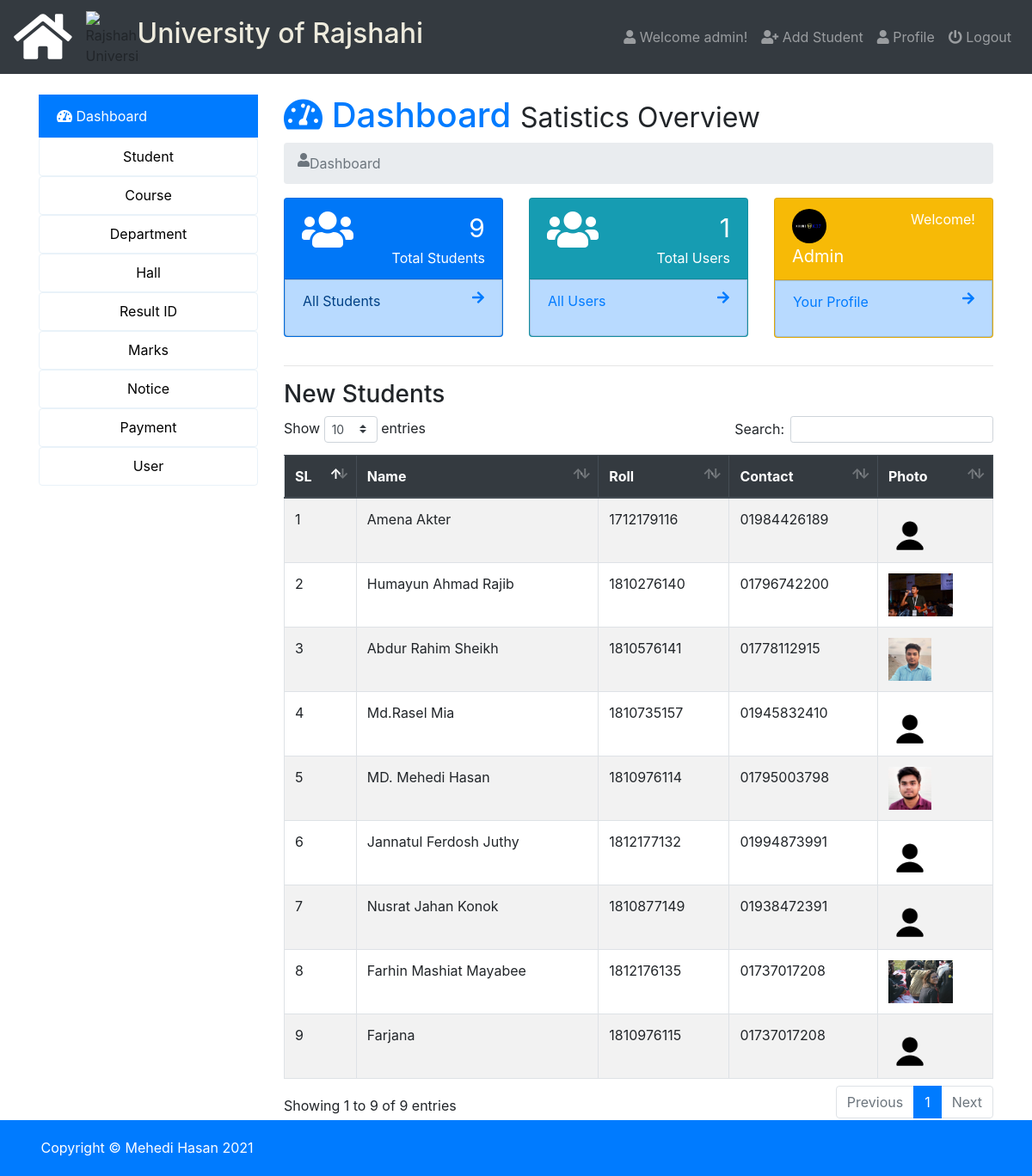
The page /admin/index.php (signed in) on the database its author committed.
### tables this page shows
CREATE TABLE `users` (
  `id` int(5) NOT NULL,
  `name` varchar(50) NOT NULL,
  `email` varchar(50) NOT NULL,
  `username` varchar(50) NOT NULL,
  `password` varchar(100) NOT NULL,
  `photo` varchar(50) NOT NULL,
  `status` varchar(12) NOT NULL,
  `datetime` timestamp NOT NULL DEFAULT CURRENT_TIMESTAMP
);

CREATE TABLE `about_me` (
  `about_me_id` int(20) NOT NULL,
  `roll_id` int(20) NOT NULL,
  `name` varchar(40) NOT NULL,
  `name_father` varchar(40) NOT NULL,
  `name_mother` varchar(40) NOT NULL,
  `number` varchar(20) NOT NULL,
  `blood_group` varchar(20) NOT NULL,
  `session` int(20) NOT NULL,
  `department_code` varchar(20) NOT NULL,
  `hall_code` varchar(10) NOT NULL,
  `gender` enum('Male','Female','Other''s') NOT NULL,
  `emergency_number` varchar(20) DEFAULT NULL,
  `emergency_number_holder` varchar(20) DEFAULT NULL,
  `photo` varchar(50) NOT NULL,
  `date_of_birth` date NOT NULL
);

### admin/dashboard.php (the view, shortened to what this page needs)
<h1><a href="index.php"><i class="fas fa-tachometer-alt"></i>  Dashboard</a> <small>Satistics Overview</small></h1>
<nav aria-label="breadcrumb">
  <ol class="breadcrumb">
     <li class="breadcrumb-item active" aria-current="page"><i class="fas fa-user"></i> Dashboard</li>
  </ol>
</nav>
<div class="row student">
  <div class="col-sm-4">
     <div class="card text-white bg-primary mb-3">
      <div class="card-header">
        <div class="row">
          <div class="col-sm-4">
            <i class="fa fa-users fa-3x"></i>
          </div>
          <div class="col-sm-8">
            <div class="float-sm-right">&nbsp;<span style="font-size: 30px"><?php $stu=mysqli_query($db_con,'SELECT * FROM `about_me`'); $stu= mysqli_num_rows($stu); echo $stu; ?></span></div>
            <div class="clearfix"></div>
            <div class="float-sm-right">Total Students</div>
          </div>
        </div>
      </div>
      <div class="list-group-item-primary list-group-item list-group-item-action">
        <div class="row">
          <div class="col-sm-8">
            <p class="">All Students</p>
          </div>
          <div class="col-sm-4">
            <a href="all-student.php"><i class="fa fa-arrow-right float-sm-right"></i></a>
          </div>
        </div>
      </div>
    </div>
  </div>
  <div class="col-sm-4">
     <div class="card text-white bg-info mb-3">
      <div class="card-header">
        <div class="row">
          <div class="col-sm-4">
            <i class="fa fa-users fa-3x"></i>
          </div>
          <div class="col-sm-8">
            <div class="float-sm-right">&nbsp;<span style="font-size: 30px"><?php $tusers=mysqli_query($db_con,'SELECT * FROM `users`'); $tusers= mysqli_num_rows($tusers); echo $tusers; ?></span></div>
            <div class="clearfix"></div>
            <div class="float-sm-right">Total Users</div>
          </div>
        </div>
      </div>
      <div class="list-group-item-primary list-group-item list-group-item-action">
         <a href="index.php?page=all-users">
        <div class="row">
          <div class="col-sm-8">
            <p class="">All Users</p>
          </div>
          <div class="col-sm-4">
           <i class="fa fa-arrow-right float-sm-right"></i>
          </div>
        </div>
        </a>
      </div>
    </div>
  </div>
  <div class="col-sm-4">
     <div class="card text-white bg-warning mb-3">
      <div class="card-header">
        <div class="row">
          <?php $usernameshow = $_SESSION['user_login']; $userspro = mysqli_query($db_con,"SELECT * FROM `users` WHERE `username`='$usernameshow';"); $userrow=mysqli_fetch_array($userspro); ?>
          <div class="col-sm-6">
            <img class="showimg" src="images/<?php echo $userrow['photo']; ?>">
            <div style="font-size: 20px"><?php echo ucwords($userrow['name']); ?></div>
          </div>
          <div class="col-sm-6">
            <div class="float-sm-right">Welcome!</div>
          </div>
        </div>
      </div>
      <div class="list-group-item-primary list-group-item list-group-item-action">
        <a href="index.php?page=user-profile">
        <div class="row">
          <div class="col-sm-8">
            <p class="">Your Profile</p>
          </div>
          <div class="col-sm-4">
            <i class="fa fa-arrow-right float-sm-right"></i>
          </div>
        </div>
        </a>
      </div>
    </div>
  </div>
</div>
<hr>
<h3>New Students</h3>
<table class="table  table-striped table-hover table-bordered" id="data">
  <thead class="thead-dark">
    <tr>
      <th scope="col">SL</th>
      <th scope="col">Name</th>
      <th scope="col">Roll</th>
      <th scope="col">Contact</th>
      <th scope="col">Photo</th>
    </tr>
  </thead>
  <tbody>
    <?php
      $query=mysqli_query($db_con,'SELECT * FROM `about_me` ORDER BY `about_me`.`about_me_id` ASC;');
      $i=1;
      while ($result = mysqli_fetch_array($query)) { ?>
      <tr>
        <?php
        echo '<td>'.$i.'</td>
          <td>'.ucwords($result['name']).'</td>
          <td>'.$result['roll_id'].'</td>
          <td>'.$result['number'].'</td>
          <td><img src="images/'.$result['photo'].'" height="50px"></td>';?>
      </tr>
     <?php $i++;} ?>
  </tbody>
</table>

### admin/index.php (shortened to what this page needs)
<?php require_once 'db_con.php';
?>
<!doctype html>
<html lang="en">
  <head>
    <link rel="stylesheet" href="../css/bootstrap.min.css">
    <link rel="stylesheet" href="../css/dataTables.bootstrap4.min.css">
    <link rel="stylesheet" href="../css/fontawesome.min.css">
    <link rel="stylesheet" href="../css/solid.min.css">
    <link rel="stylesheet" href="https://cdnjs.cloudflare.com/ajax/libs/animate.css/4.0.0/animate.min.css"/>
    <link rel="stylesheet" type="text/css" href="../css/style.css">
  </head>
  <body>
<nav class="navbar navbar-expand-lg navbar-dark bg-dark">
  <a class="navbar-brand" href="index.php"><i class="fas fa-home fa-3x"></i></a>
  <img src="../img/ru-logo.png" style="width: 60px;height: 60px;" alt="Rajshahi University">
  <h2 style="color: #eeebdd;">University of Rajshahi</h3>
  <div class="navbar-collapse collapse justify-content-end" id="navbarSupportedContent">
    <?php $showuser = $_SESSION['user_login']; $haha = mysqli_query($db_con,"SELECT * FROM `users` WHERE `username`='$showuser';"); $showrow=mysqli_fetch_array($haha); ?>
    <ul class="nav navbar-nav ">
      <li class="nav-item"><a class="nav-link" href="index.php?page=user-profile"><i class="fa fa-user"></i> Welcome <?php echo $showrow['name']; ?>!</a></li>
      <li class="nav-item"><a class="nav-link" href="index.php?page=add-student"><i class="fa fa-user-plus"></i> Add Student</a></li>
      <li class="nav-item"><a class="nav-link" href="index.php?page=user-profile"><i class="fa fa-user"></i> Profile</a></li>
      <li class="nav-item"><a class="nav-link" href="logout.php"><i class="fa fa-power-off"></i> Logout</a></li>
    </ul>
  </div>
</nav>
<br>
<div class="container">
    <div class="row">
        <div class="col-md-3">
            <div class="list-group">
                <div id="menu-content" class="menu-content collapse out">
                    <a href="index.php?page=dashboard" class="list-group-item list-group-item-action active"><i class="fas fa-tachometer-alt"></i> Dashboard</a>
                    <button  data-toggle="collapse" data-target="#student" class="dropbtn collapsed">Student</button>
                    <button  data-toggle="collapse" data-target="#course" class="dropbtn collapsed">Course</button>
                    <button  data-toggle="collapse" data-target="#department" class="dropbtn collapsed">Department</button>
                    <button  data-toggle="collapse" data-target="#hall" class="dropbtn collapsed">Hall</button>
                    <button  data-toggle="collapse" data-target="#result" class="dropbtn collapsed">Result ID</button>
                    <button  data-toggle="collapse" data-target="#mark" class="dropbtn collapsed">Marks</button>
                    <button  data-toggle="collapse" data-target="#notice" class="dropbtn collapsed">Notice</button>
                    <button  data-toggle="collapse" data-target="#payment" class="dropbtn collapsed">Payment</button>
                    <button  data-toggle="collapse" data-target="#user" class="dropbtn collapsed">User</button>
                </div>
            </div>
        </div>
        <div class="col-md-9">
             <div class="content">
                 <?php
                   if (isset($_GET['page'])) {
                    $page = $_GET['page'].'.php';
                    }else{
                      $page = 'dashboard.php';
                    }
                    if (file_exists($page)) {
                      require_once $page;
                    }else{
                      require_once '404.php';
                    }
                  ?>
             </div>
          </div>
        </div>
    </div>
    <footer>
      <div class="container">
      <p>Copyright &copy; Mehedi Hasan <?php echo date('Y') ?></p>
      </div>
    </footer>
  </body>
</html>

### css/style.css (style rules this page uses)
footer { background: #007BFF; color: #fff; padding: 20px 0px 5px 5px; }
img.showimg { border-radius: 50%; height: 40px; width: 40px; }

### admin/index.php (style rules this page uses)
.dropbtn { width:100%; height: 45px; border-style: ridge; line-height: 35px; padding: 0 12px; display: inline-block; border-radius: 4px; cursor: pointer; transition: all .1s; box-sizing: border-box; text-align: center; background-color: #fff; border: 1px solid #e9f2f9; font-size: 16px; position: relative; }
.list-group .menu-content { display: block; }

### rows shown on the page
users: name "admin", photo (picture), name "Admin"
about_me: name "Amena Akter", roll "1712179116", number "01984426189", photo (picture)
about_me: name "Humayun Ahmad Rajib", roll "1810276140", number "01796742200", photo (picture)
about_me: name "Abdur Rahim Sheikh", roll "1810576141", number "01778112915", photo (picture)
about_me: name "Md.Rasel Mia", roll "1810735157", number "01945832410", photo (picture)
about_me: name "MD. Mehedi Hasan", roll "1810976114", number "01795003798", photo (picture)
about_me: name "Jannatul Ferdosh Juthy", roll "1812177132", number "01994873991", photo (picture)
about_me: name "Nusrat Jahan Konok", roll "1810877149", number "01938472391", photo (picture)
about_me: name "Farhin Mashiat Mayabee", roll "1812176135", number "01737017208", photo (picture)
about_me: name "Farjana", roll "1810976115", number "01737017208", photo (picture)

### other values the page prints
$stu "9"
$tusers "1"
